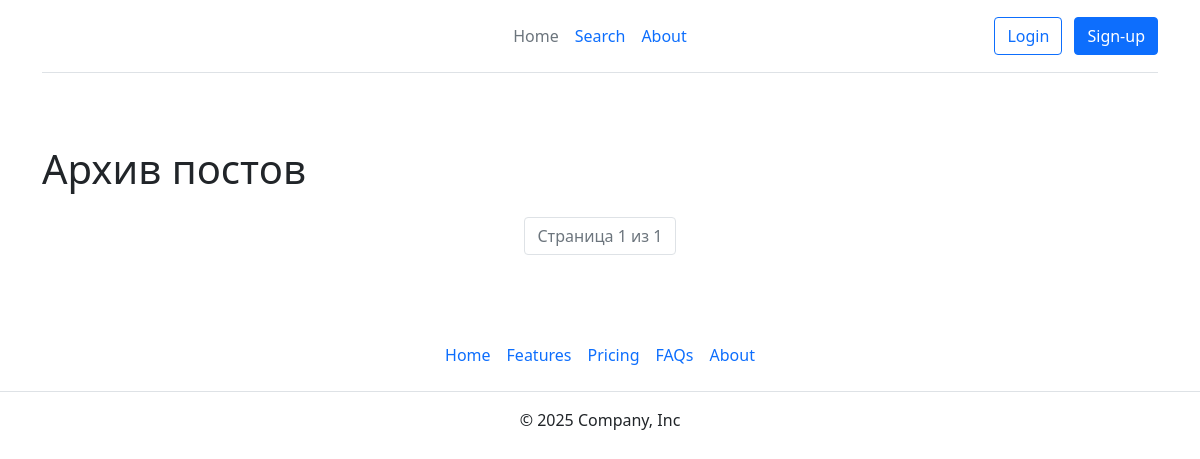
/post-archive, run on an earlier commit of the app's database.
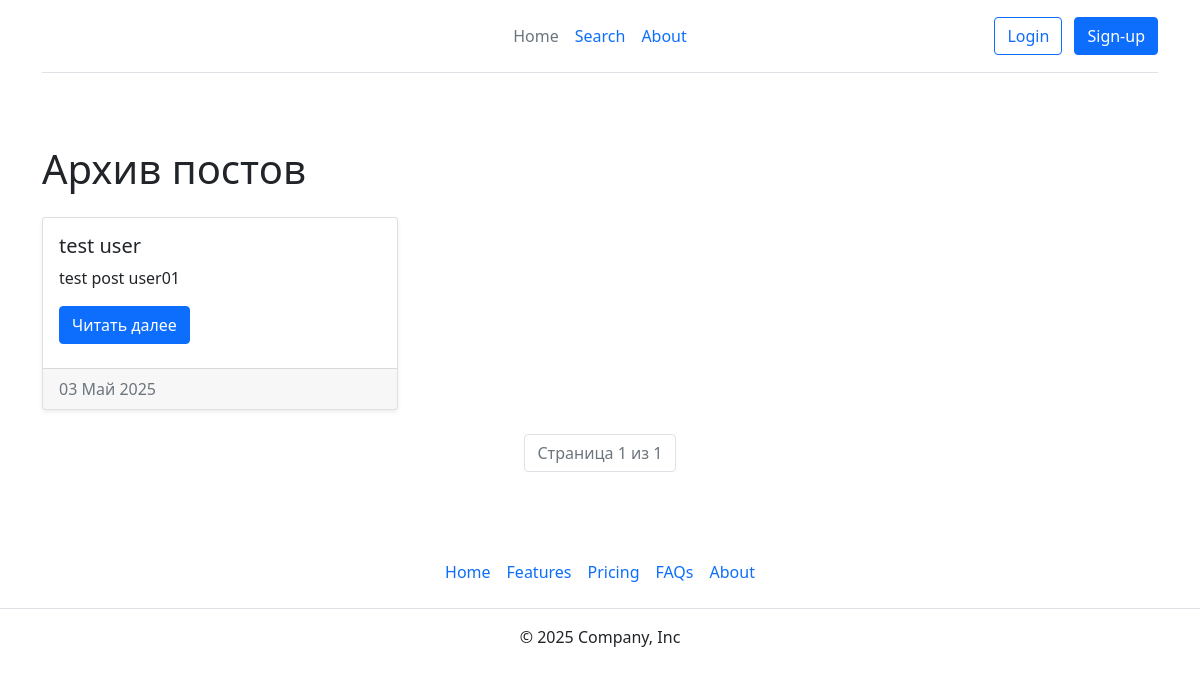
And on a later commit of the database.
### blog/models.py (models this page shows, shortened)
class Post(models.Model):
    title = models.CharField(max_length=200)
    slug = models.SlugField(max_length=200, unique=True, blank=True)
    body = RichTextUploadingField()
    created_at = models.DateTimeField(auto_now=True)
    published = models.BooleanField(default=True)
    author = models.ForeignKey(User, on_delete=models.CASCADE)
    tags = models.ManyToManyField(Tag, blank=True)
    class Meta:
        ordering = ['-created_at']
    def get_absolute_url(self):
        return reverse('post_detail', args=[self.slug])

### blog/views.py (the view)
# urls.py: path('post-archive', ArchivePost, name='post_atchive'),
def ArchivePost(request):
    post_list = Post.objects.filter(published=False)
    paginator = Paginator(post_list, 4)
    page_num = request.GET.get('page')  # Получаем текущую страницу из GET-запроса
    page_obj = paginator.get_page(page_num)
    return render(request, 'blog/post_archive.html', {'posts': page_obj})

### templates/blog/post_archive.html (shortened to what this page needs)
{% extends 'base.html' %}
{% block content %}
<div class="container py-5">
    <h1 class="mb-4">Архив постов</h1>
    <div class="row">
      {% for post in posts %}
        <div class="col-md-4 mb-4">
          <div class="card shadow-sm custom-card-sm">
            <div class="card-body">
              <h5 class="card-title card-title-custom">{{ post.title }}</h5>
              <p class="card-text">{{ post.body|truncatewords:10|safe }}</p>
              <a href="{{ post.get_absolute_url }}" class="btn btn-primary btn-custom-primary">Читать далее</a>
            </div>
            <div class="card-footer text-muted">
              {{ post.created_at|date:"d M Y" }}
            </div>
          </div>
        </div>
      {% endfor %}
    </div>
    <nav aria-label="Страница архива">
      <ul class="pagination justify-content-center">
        <li class="page-item disabled">
          <span class="page-link">Страница {{ posts.number }} из {{ posts.paginator.num_pages }}</span>
        </li>
      </ul>
    </nav>
  </div>
{% endblock %}

What changed in the data, as far as the page shows it:
added Post: title "test user", body "test post user01", created_at "03 Май 2025"
